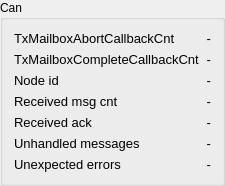
           <widget class="QGroupBox" name="groupBox_configLowLevel">
            <property name="title">
             <string>Can</string>
            </property>
            <layout class="QGridLayout" name="gridLayout_27">
             <item row="0" column="0">
              <layout class="QGridLayout" name="gridLayout_32">
               <item row="0" column="0">
                <widget class="QLabel" name="label_TxMailboxAbortCallbackCnt">
                 <property name="font">
                  <font>
                   <pointsize>10</pointsize>
                  </font>
                 </property>
                 <property name="text">
                  <string>TxMailboxAbortCallbackCnt</string>
                 </property>
                </widget>
               </item>
               <item row="0" column="1" colspan="2">
                <widget class="QLabel" name="label_TxMailboxAbortCallbackCntValue">
                 <property name="font">
                  <font>
                   <pointsize>10</pointsize>
                  </font>
                 </property>
                 <property name="text">
                  <string>-</string>
                 </property>
                 <property name="alignment">
                  <set>Qt::AlignRight|Qt::AlignTrailing|Qt::AlignVCenter</set>
                 </property>
                </widget>
               </item>
               <item row="2" column="0">
                <widget class="QLabel" name="label_nodeId">
                 <property name="font">
                  <font>
                   <pointsize>10</pointsize>
                  </font>
                 </property>
                 <property name="text">
                  <string>Node id</string>
                 </property>
                </widget>
               </item>
               <item row="2" column="1" colspan="2">
                <widget class="QLabel" name="label_nodeIdValue">
                 <property name="font">
                  <font>
                   <pointsize>10</pointsize>
                  </font>
                 </property>
                 <property name="text">
                  <string>-</string>
                 </property>
                 <property name="alignment">
                  <set>Qt::AlignRight|Qt::AlignTrailing|Qt::AlignVCenter</set>
                 </property>
                </widget>
               </item>
               <item row="3" column="0">
                <widget class="QLabel" name="label_receivedMsgCnt">
                 <property name="font">
                  <font>
                   <pointsize>10</pointsize>
                  </font>
                 </property>
                 <property name="text">
                  <string>Received msg cnt</string>
                 </property>
                </widget>
               </item>
               <item row="3" column="1" colspan="2">
                <widget class="QLabel" name="label_receivedMsgCntValue">
                 <property name="font">
                  <font>
                   <pointsize>10</pointsize>
                  </font>
                 </property>
                 <property name="text">
                  <string>-</string>
                 </property>
                 <property name="alignment">
                  <set>Qt::AlignRight|Qt::AlignTrailing|Qt::AlignVCenter</set>
                 </property>
                </widget>
               </item>
               <item row="5" column="0">
                <widget class="QLabel" name="label_handledMessages">
                 <property name="font">
                  <font>
                   <pointsize>10</pointsize>
                  </font>
                 </property>
                 <property name="text">
                  <string>Unhandled messages</string>
                 </property>
                </widget>
               </item>
               <item row="5" column="1" colspan="2">
                <widget class="QLabel" name="label_unhandledMessagesValue">
                 <property name="font">
                  <font>
                   <pointsize>10</pointsize>
                  </font>
                 </property>
                 <property name="text">
                  <string>-</string>
                 </property>
                 <property name="alignment">
                  <set>Qt::AlignRight|Qt::AlignTrailing|Qt::AlignVCenter</set>
                 </property>
                </widget>
               </item>
               <item row="7" column="0">
                <widget class="QLabel" name="label_unexpectedErrors">
                 <property name="font">
                  <font>
                   <pointsize>10</pointsize>
                  </font>
                 </property>
                 <property name="text">
                  <string>Unexpected errors</string>
                 </property>
                </widget>
               </item>
               <item row="7" column="1" colspan="2">
                <widget class="QLabel" name="label_unexpectedErrorsValue">
                 <property name="font">
                  <font>
                   <pointsize>10</pointsize>
                  </font>
                 </property>
                 <property name="text">
                  <string>-</string>
                 </property>
                 <property name="alignment">
                  <set>Qt::AlignRight|Qt::AlignTrailing|Qt::AlignVCenter</set>
                 </property>
                </widget>
               </item>
               <item row="1" column="0">
                <widget class="QLabel" name="label_TxMailboxCompleteCallbackCnt">
                 <property name="font">
                  <font>
                   <pointsize>10</pointsize>
                  </font>
                 </property>
                 <property name="text">
                  <string>TxMailboxCompleteCallbackCnt</string>
                 </property>
                </widget>
               </item>
               <item row="1" column="1" colspan="2">
                <widget class="QLabel" name="label_TxMailboxCompleteCallbackCntValue">
                 <property name="font">
                  <font>
                   <pointsize>10</pointsize>
                  </font>
                 </property>
                 <property name="text">
                  <string>-</string>
                 </property>
                 <property name="alignment">
                  <set>Qt::AlignRight|Qt::AlignTrailing|Qt::AlignVCenter</set>
                 </property>
                </widget>
               </item>
               <item row="4" column="0">
                <widget class="QLabel" name="label_receivedAck">
                 <property name="font">
                  <font>
                   <pointsize>10</pointsize>
                  </font>
                 </property>
                 <property name="text">
                  <string>Received ack</string>
                 </property>
                </widget>
               </item>
               <item row="4" column="1" colspan="2">
                <widget class="QLabel" name="label_receivedAckValue">
                 <property name="font">
                  <font>
                   <pointsize>10</pointsize>
                  </font>
                 </property>
                 <property name="text">
                  <string>-</string>
                 </property>
                 <property name="alignment">
                  <set>Qt::AlignRight|Qt::AlignTrailing|Qt::AlignVCenter</set>
                 </property>
                </widget>
               </item>
              </layout>
             </item>
            </layout>
           </widget>
